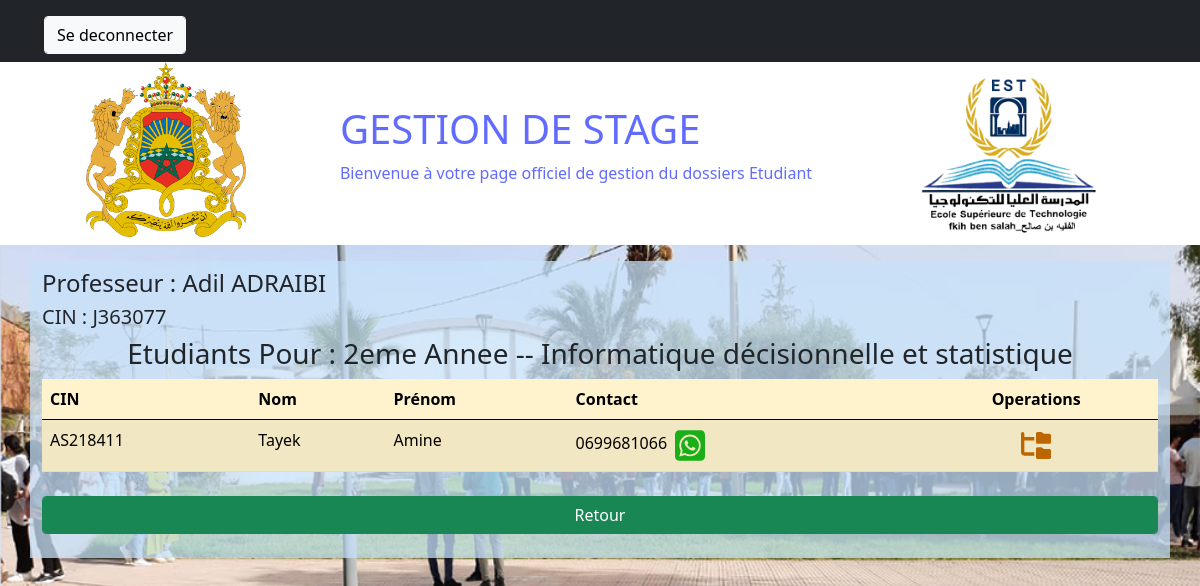
The app's page /etudiantsFil/2eme Annee/Informatique décisionnelle et statistique/2024 (signed in) with its own data.
### manager/models.py (models this page shows, shortened)
class User(AbstractUser):
    class Role(models.TextChoices):
        ADMIN="ADMIN", 'ADMIN'
        PROF="PROF", 'PROF'
        ETUDIANT="ETUDIANT", 'ETUDIANT'
    SEX = (
        ("Male", "Male"),
        ('Female', 'Female'),
    )
    base_role=Role.ADMIN
    base_role1=Role.ETUDIANT
    role = models.CharField(max_length = 20, choices= Role)
    Sex =  models.CharField(max_length = 10, choices=SEX)
    adresse=models.TextField(max_length=150,null=True)
    tel=models.CharField(max_length=40,null=True)
    Napog=models.IntegerField(default=0,null=True)
    CNE=models.CharField(max_length=50,null=True)
    dateN= models.DateField(auto_now=False, auto_now_add=False, null=True)
    lieuxN = models.CharField(max_length=50,null=True)
    SPC = models.CharField(max_length = 50,null=True)

class Dossiers(models.Model):
    TYPES = (
        ("1", "Stage d'initiation"),
        ('2', 'stage technique'),
        ('3', 'stage PFE'),
        ('4', 'Stage Professionel'),
    )
    NIVEAUX = (
        ("1ere Annee", "1ere Annee"),
        ("2eme Annee", "2eme Annee"),
        ('Licence Professionelle', 'Licence Professionelle'),
    )
    Type = models.CharField(max_length=50, choices=TYPES)
    Rapport = models.FileField(upload_to=pdf1_upload_to)
    Doss= models.FileField(upload_to=pdf2_upload_to)
    Sujet = models.CharField(max_length=100, null=False, blank=False)
    Encadrant = models.CharField(max_length=100, null=False, blank=False)
    Domaine = models.CharField(max_length=100, null=False, blank=False)
    Nom_filiere = models.CharField(max_length=100)
    Year = models.DateField(auto_now=False, auto_now_add=False)
    Niveau = models.CharField(max_length=50, choices = NIVEAUX)
    Student = models.ForeignKey(Student, on_delete=models.CASCADE)
    ValidationProf = models.BooleanField(default=False)
    ValidationAdmin = models.BooleanField(default=False)
    RemarqueProf = models.CharField(max_length=255, blank=True, null=True)
    RemarqueAdmin = models.CharField(max_length=255, blank=True, null=True)
    class Meta:
        ordering=['Type']

### manager/views.py (the view)
# urls.py: path('etudiantsFil/<str:niveau>/<str:filiere>/<int:annee>', views.etudiantsFiliere, name='etudiantsFil'),
def etudiantsFiliere(request, niveau, filiere, annee):
    if request.user.is_authenticated and request.user.role == 'PROF':
        encadrant=request.user.first_name+' '+request.user.last_name
        etudiants=Student.student.filter(dossiers__Encadrant=encadrant, dossiers__Niveau=niveau, dossiers__Year=f'{annee}-01-01', dossiers__Nom_filiere=filiere ).distinct()
        context={'etudiants':etudiants, 'filiere':filiere, 'niveau':niveau, 'user_name':request.user.username, 'annee':annee,  'first_name':request.user.first_name, 'last_name':request.user.last_name }
        return render(request, 'manager/etudiantsFiliere.html',context = context)
    else:
        return redirect('index')

### manager/models.py (called while the page is built)
    def get_queryset(self, *args, **kwargs):
        result=super().get_queryset(*args, **kwargs)
        return result.filter(role=User.Role.ETUDIANT)

### templates/manager/etudiantsFiliere.html
{% extends 'manager/base.html' %}
{% load static %}
{% block content %}
<div class="form container">
  <h4>Professeur : {{ first_name }} {{ last_name }}</h4>
  <h5>CIN : {{ user_name }}</h5>
  <h3>Etudiants Pour : {{ niveau }} -- {{ filiere }}</h3>
  <ul class="list-group">
  {% if etudiants %}
  <table class="table table-warning table-striped">
    <thead>
      <tr>
        <th scope="col">CIN</th>
        <th scope="col">Nom</th>
        <th scope="col">Prénom</th>
        <th scope="col">Contact</th>
        <th class="d-flex justify-content-center" scope="col">Operations</th>
      </tr>
    </thead>
    <tbody>
      {% for etudiant in etudiants %}
      <tr>
        <td>{{etudiant.username}}</td>
        <td>{{etudiant.last_name}}</td>
        <td>{{etudiant.first_name}}</td>
        <td>{{etudiant.tel}} <a class="mx-1" href="whatsapp://send?phone=212{{etudiant.tel}}"> <img src="{% static 'icons/square-whatsapp.svg' %}" alt="Show" width="30"></a></td>
        <td class="d-flex justify-content-center">
          <a class="m-1" href="{% url 'homeProf' niveau filiere annee etudiant.username  %}">
            <img src="{% static 'icons/folder-tree-solid.svg' %}" alt="Show" width="30">
          </a>
        </td>
      </tr>
   {%endfor%}
  </tbody>
</table>
  {% else  %}
  <li class="list-group-item">
    <h4 class="text-primary">Pas d'Etudiants'</h4>
   </li>
  {%endif%}
  </ul>
  <div class="mb-3 row">
  <div class="col-sm-12">
    <a class="text-center text-decoration-none form-control btn-success mt-2" href="{% url 'filiereProf' %}">Retour</a>
  </div>
</div>
</div>
{% endblock content %}

### manager/static/css/style.css (style rules this page uses)
body { background-image: url("../2.png"); background-size: cover; background-repeat: no-repeat; box-sizing: border-box; }
.form { background-color: rgba(199, 226, 250, 0.747); padding: 8px 5vw; margin-top: 16px; }
h3 { text-align: center; }

### records on screen
User: first_name "Adil", last_name "ADRAIBI", username "J363077"
Dossiers: Niveau "2eme Annee", Nom_filiere "Informatique décisionnelle et statistique"
User: username "AS218411", last_name "Tayek", first_name "Amine", tel "0699681066"
